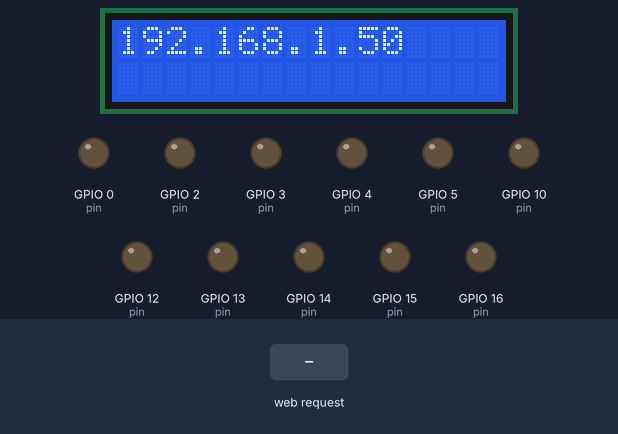
Recording of a sketch running on a simulated ESP8266 (NodeMCU). Parts: 16×2 character LCD, output pins drawn as LEDs (lit = HIGH). The test bench sets the inputs (shaded band). WiFi joins after 1.5 s; servers stay silent unless stated; what the sketch prints to the serial monitor is not drawn.

Above: at 3.4 s.
3.5 s: HTTP request GET /?pin=00 received
At 4.3 s:
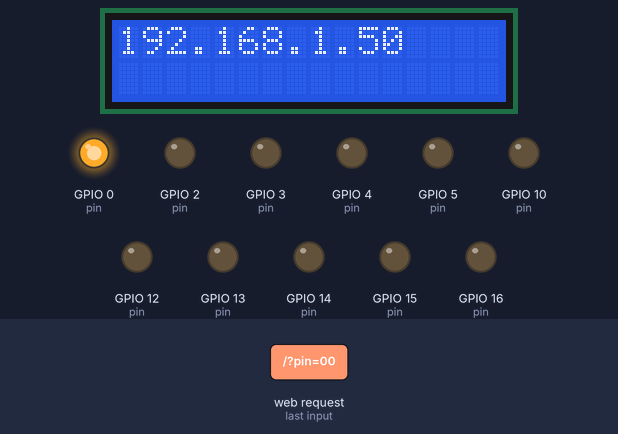
5.0 s: HTTP request GET /?pin=02 received
At 5.5 s:
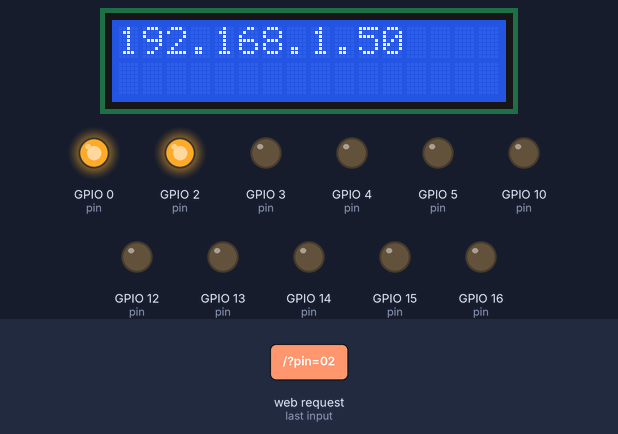
6.5 s: HTTP request GET /?pin=03 received
At 7.7 s:
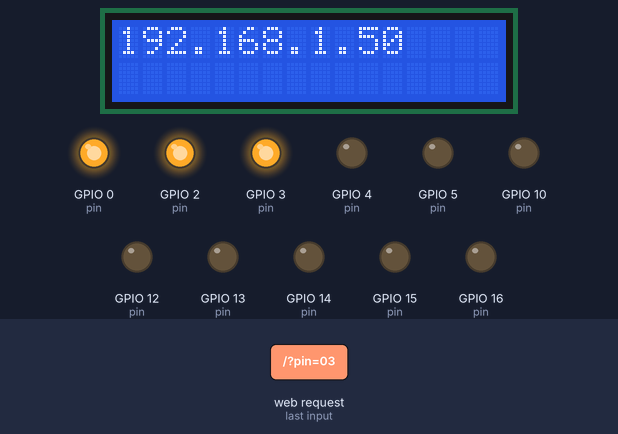
8.0 s: HTTP request GET /?pin=04 received
At 8.9 s:
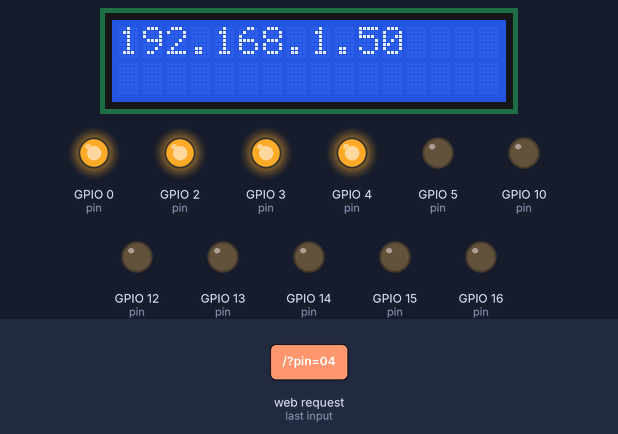
9.5 s: HTTP request GET /?pin=05 received
At 10.1 s:
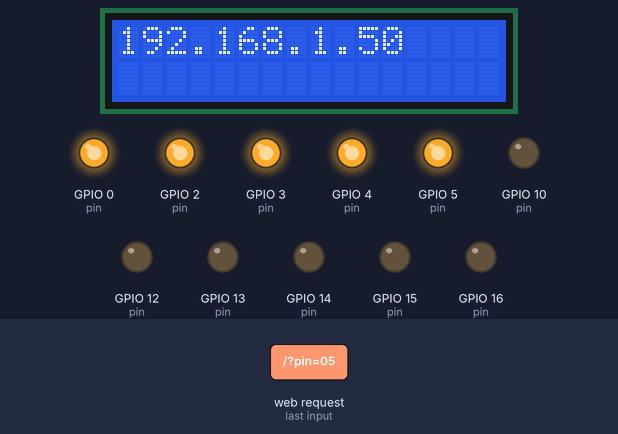
11.0 s: HTTP request GET /?pin=00 received
At 12.4 s:
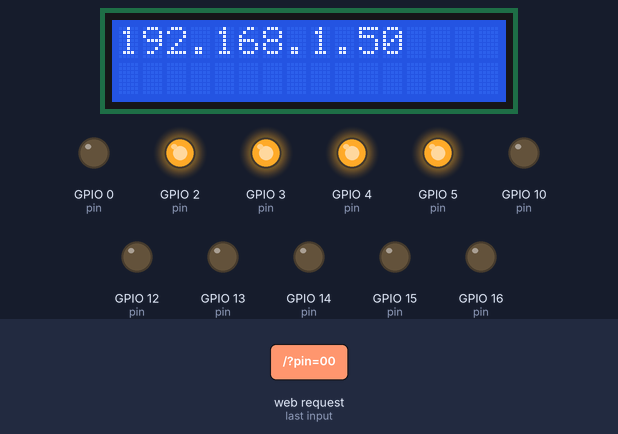
Timing chart, 0 to 13.5 s (numbered marks = the images above; inputs shaded):
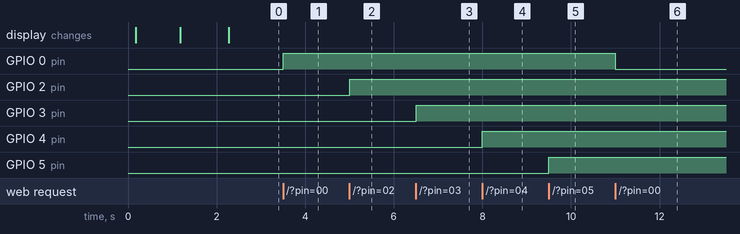

The sketch:

ggESP8266_WebServerGPIOTest.ino
```cpp
/*
 *  This sketch demonstrates how to set up a simple HTTP-like server.
 *  The server will set a GPIO pin depending on the request
 *    http://server_ip/gpio/0 will set the GPIO2 low,
 *    http://server_ip/gpio/1 will set the GPIO2 high
 *  server_ip is the IP address of the ESP8266 module, will be
 *  printed to Serial when the module is connected.
 */

#include <ESP8266WiFi.h>
#include <LiquidCrystal_I2C.h>

const char* ssid = "Gardunkel";
const char* password = "goofy123";

// Create an instance of the server
// specify the port to listen on as an argument
WiFiServer server(80);
LiquidCrystal_I2C lcd(0x27, 16, 2);

void InitOutput(int aPin)
{
  pinMode(aPin, OUTPUT);
  // digitalWrite(aPin, LOW);
}

void StatusPrint(const String& aString)
{
  lcd.print(aString);
  Serial.print(aString);
}

void StatusPrintLn(const String& aString)
{
  StatusPrint(aString);
  lcd.print("                ");
  lcd.setCursor(0, 0);
  Serial.println();
}

String DecodeURL(const String& aString)
{
  String vString = aString;

  const int vLength = vString.length();
  int vIndexSrc = 0;
  int vIndexDst = 0;

  while (vIndexSrc < vLength) {
    char vChar = vString[vIndexSrc];
    if (vChar == '+') vChar = ' ';
    else if (vChar == '%') {
      char vH = vString[++vIndexSrc];
      char vL = vString[++vIndexSrc];
      if (vH > 0x39) vH -= 7;
      if (vL > 0x39) vL -= 7;
      vChar = (vH << 4) | (vL & 0x0f);
    }
    vString[vIndexDst] = vChar;
    ++vIndexSrc;
    ++vIndexDst;
  }

  vString.remove(vIndexDst);

  return vString;
}


void setup() {

  lcd.begin(16,2);
  lcd.init();
  lcd.backlight();

  Serial.begin(115200);
  delay(10);

  // prepare GPIO
  InitOutput(0); // OK
  // InitOutput(1); crash
  InitOutput(2); // OK
  InitOutput(3); // OK
  InitOutput(4); // OK
  InitOutput(5); // OK
  // InitOutput(6); // wdt reset
  // InitOutput(7); // wdt reset
  // InitOutput(8); // wdt reset
  // InitOutput(9); // wdt reset
  InitOutput(10); // OK on ESP-12E (wdt reset on ESP-12)
  // InitOutput(11); // wdt reset
  InitOutput(12); // OK
  InitOutput(13); // OK
  InitOutput(14); // OK
  InitOutput(15); // OK
  InitOutput(16); // OK
  // InitOutput(17); // wdt reset
  // InitOutput(18); // wdt reset
  // InitOutput(19); // wdt reset

  // Connect to WiFi network
  StatusPrintLn("");
  StatusPrintLn("");
  StatusPrint(ssid);

  WiFi.begin(ssid, password);

  while (WiFi.status() != WL_CONNECTED) {
    delay(1000);
    StatusPrint(".");
  }
  StatusPrintLn("");
  // Print the IP address
  StatusPrintLn(WiFi.localIP().toString());

  // Start the server
  server.begin();
  StatusPrintLn("Server started.");

  StatusPrintLn(WiFi.localIP().toString());
}

void loop() {
  // Check if a client has connected
  WiFiClient client = server.available();
  if (!client) {
    return;
  }

  // Wait until the client sends some data
  Serial.println("new client");
  while(!client.available()){
    delay(1);
  }

  // Read the first line of the request
  String req = client.readStringUntil('\r');
  Serial.println(req);
  client.flush();

  // Match the request
  int pin = -1;
  if (req.indexOf("pin=00") != -1) pin = 0;
  else if (req.indexOf("pin=01") != -1) pin = 1;
  else if (req.indexOf("pin=02") != -1) pin = 2;
  else if (req.indexOf("pin=03") != -1) pin = 3;
  else if (req.indexOf("pin=04") != -1) pin = 4;
  else if (req.indexOf("pin=05") != -1) pin = 5;
  else if (req.indexOf("pin=06") != -1) pin = 6;
  else if (req.indexOf("pin=07") != -1) pin = 7;
  else if (req.indexOf("pin=08") != -1) pin = 8;
  else if (req.indexOf("pin=09") != -1) pin = 9;
  else if (req.indexOf("pin=10") != -1) pin = 10;
  else if (req.indexOf("pin=11") != -1) pin = 11;
  else if (req.indexOf("pin=12") != -1) pin = 12;
  else if (req.indexOf("pin=13") != -1) pin = 13;
  else if (req.indexOf("pin=14") != -1) pin = 14;
  else if (req.indexOf("pin=15") != -1) pin = 15;
  else if (req.indexOf("pin=16") != -1) pin = 16;
  else if (req.indexOf("pin=17") != -1) pin = 17;
  else if (req.indexOf("pin=18") != -1) pin = 18;
  else if (req.indexOf("pin=19") != -1) pin = 19;
  else if (req.indexOf("message=") != -1) {
    int vIndexA = req.indexOf("message=");
    int vIndexB = req.indexOf(" ", vIndexA);
    String vMessage = DecodeURL(req.substring(vIndexA + 8, vIndexB));
    Serial.print("vMessage='");
    Serial.print(vMessage);
    Serial.println("'");
    lcd.setCursor(0,1);
    lcd.print(vMessage);
    lcd.print("                ");
  }
  else {
    Serial.print("unknown request:");
    Serial.println(req);
  }

  // Set GPIO according to the request
  if (pin != -1) {
    digitalWrite(pin, digitalRead(pin) ? LOW: HIGH);
  }

  client.flush();

  // respond
  client.print("HTTP/1.1 200 OK\r\nContent-Type: text/html\r\n\r\n<!DOCTYPE HTML>\r\n<html>\r\n");
  client.print("<form action='gpio' method='get'>\r\n");
  client.print("<table border='0' bgcolor='white' cellpadding='5' width='100%'>\r\n");
  for (int i=0; i<20; i++) {
    if (i==0 || i==2 || i==3 || i==4 || i==5 || i==10 || i==12 || i==13 || i==14 || i==15 || i==16) {
      String s = "";
      String vBgColor = digitalRead(i) ? "'orange'" : "'lightgray'";
      s += "  <tr bgcolor=" + vBgColor + ">";
      s += "<td align='center' valign='middle'><button name='pin' type='submit' value='";
      s += i<10 ? "0" : "";
      s += i;
      s += "'>GPIO ";
      s += i;
      s += "</button></td>";
      s += "</tr>\r\n";
      client.print(s);
    }
    else {
      client.print("  <tr bgcolor='lightgray'><td align='center' valign='middle'><font face='arial' color='gray' size='-1'>GPIO " + (String)i + "</font></td></tr>\r\n");
    }
  }
  client.print("</table>\r\n");
  client.print("</form>\r\n");
  client.print("<form action='message' method='get'>\r\n");
  client.print("  Message: <input type='text' name='message'><input type='submit' value='Send'>\r\n");
  client.print("</form>\r\n");
  client.print("</html>\n");

  // Send the response to the client
  delay(1);
  Serial.println("Client disonnected");

  // The client will actually be disconnected
  // when the function returns and 'client' object is detroyed
}
```

Measured:
- after the input at 3.5 s, GPIO 0 (pin): LOW → HIGH at once
- after the input at 5.0 s, GPIO 2 (pin): LOW → HIGH at once
- after the input at 6.5 s, GPIO 3 (pin): LOW → HIGH at once
- after the input at 8.0 s, GPIO 4 (pin): LOW → HIGH at once
- after the input at 9.5 s, GPIO 5 (pin): LOW → HIGH at once
- after the input at 11.0 s, GPIO 0 (pin): HIGH → LOW at once
